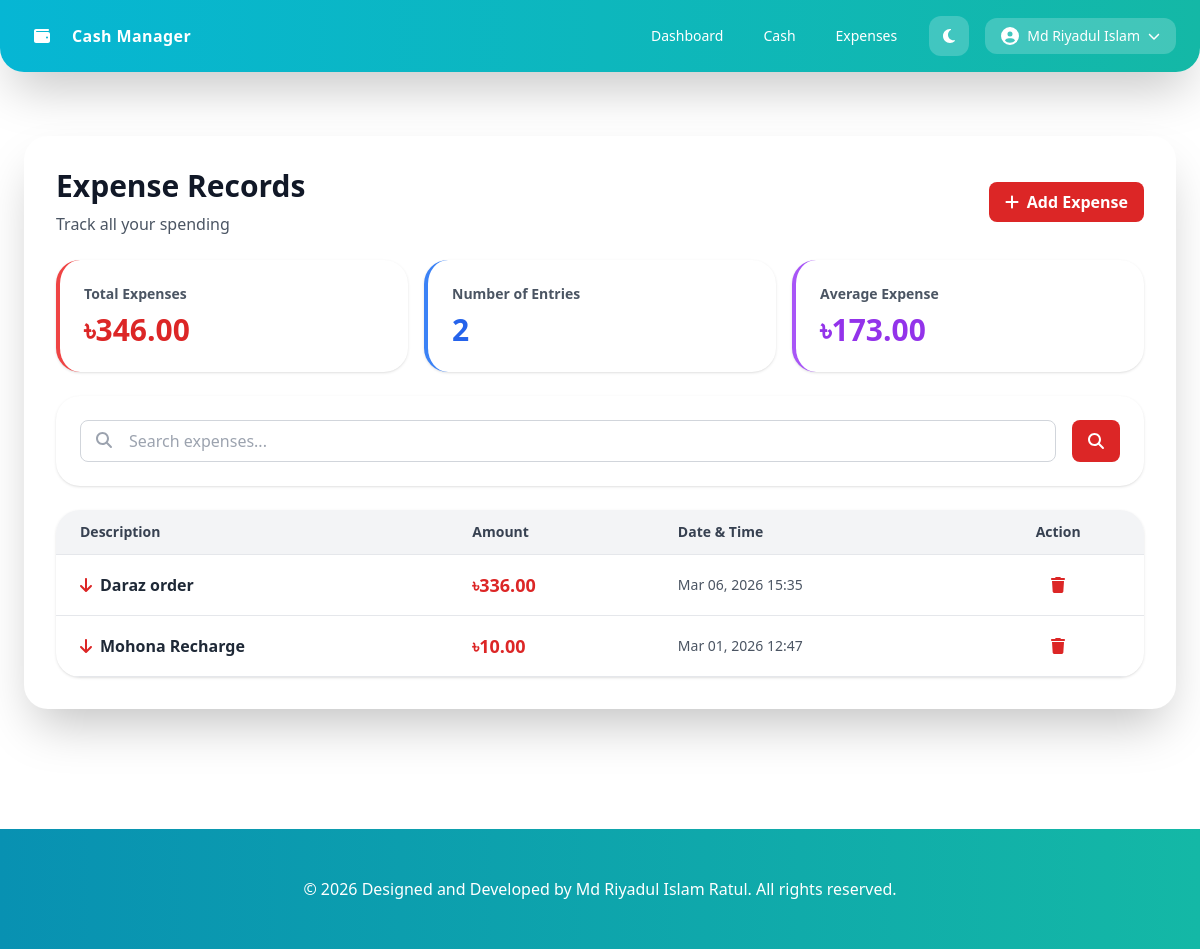
The page /expense-list/ (signed in) on the database its author committed.
### ManageCash/models.py (models this page shows)
class Expense(models.Model):
    user = models.ForeignKey(User, on_delete=models.CASCADE)
    description = models.TextField()
    amount = models.DecimalField(max_digits=10, decimal_places=2)
    datetime = models.DateTimeField(auto_now_add=True)

### ManageCash/views.py (the view)
# urls.py: path('expense-list/', views.expense_list, name='expense_list'),
@login_required(login_url='login')
def expense_list(request):
    expenses = Expense.objects.filter(user=request.user).order_by('-datetime')
    search_query = request.GET.get('q', '')
    if search_query:
        expenses = expenses.filter(description__icontains=search_query)
    total = expenses.aggregate(Sum('amount'))['amount__sum'] or 0
    count = expenses.count()
    average = total / count if count > 0 else 0
    context = {
        'expenses': expenses,
        'search_query': search_query,
        'total': total,
        'average': average,
    }
    return render(request, 'ManageCash/expense_list.html', context)

### ManageCash/context_processors.py (called while the page is built)
def profile_context(request):
    if request.user.is_authenticated:
        try:
            profile = request.user.profile
        except Profile.DoesNotExist:
            profile = Profile.objects.create(user=request.user)
        return {'user_profile': profile}
    return {'user_profile': None}

### ManageCash/models.py (called while the page is built)
    @property
    def has_profile_picture(self):
        return bool(self.profile_picture and hasattr(self.profile_picture, 'url'))

### templates/ManageCash/expense_list.html (shortened to what this page needs)
{% extends 'base.html' %}
{% block content %}
<div class="space-y-6">
    <div class="flex items-center justify-between">
        <div>
            <h1 class="text-3xl font-bold text-gray-900 dark:text-gray-100">Expense Records</h1>
            <p class="text-gray-600 dark:text-gray-300 mt-2">Track all your spending</p>
        </div>
        <a href="{% url 'add_expense' %}" class="bg-red-600 hover:bg-red-700 text-white font-bold py-2 px-4 rounded-lg transition flex items-center">
            <i class="fas fa-plus mr-2"></i>Add Expense
        </a>
    </div>
    <div class="grid grid-cols-1 md:grid-cols-3 gap-4">
        <div class="bg-white dark:bg-gray-800 rounded-3xl shadow p-6 border-l-4 border-red-500 transition-colors">
            <p class="text-gray-600 dark:text-gray-300 text-sm font-semibold">Total Expenses</p>
            <p class="text-3xl font-bold text-red-600 mt-2">৳{{ total|floatformat:2 }}</p>
        </div>
        <div class="bg-white dark:bg-gray-800 rounded-3xl shadow p-6 border-l-4 border-blue-500 transition-colors">
            <p class="text-gray-600 dark:text-gray-300 text-sm font-semibold">Number of Entries</p>
            <p class="text-3xl font-bold text-blue-600 mt-2">{{ expenses|length }}</p>
        </div>
        <div class="bg-white dark:bg-gray-800 rounded-3xl shadow p-6 border-l-4 border-purple-500 transition-colors">
            <p class="text-gray-600 dark:text-gray-300 text-sm font-semibold">Average Expense</p>
            <p class="text-3xl font-bold text-purple-600 mt-2">৳{{ average|floatformat:2 }}</p>
        </div>
    </div>
    <div class="bg-white dark:bg-gray-800 rounded-3xl shadow p-6 transition-colors">
        <form method="GET" class="flex gap-4">
            <div class="flex-1 relative">
                <i class="fas fa-search absolute left-4 top-3 text-gray-400 dark:text-gray-500"></i>
                <input type="text" name="q"
                       class="w-full pl-12 pr-4 py-2 border border-gray-300 dark:border-gray-600 rounded-lg focus:outline-none focus:ring-2 focus:ring-red-500 dark:bg-gray-700 dark:text-gray-100"
                       placeholder="Search expenses..." value="{{ search_query }}">
            </div>
            <button type="submit" class="bg-red-600 hover:bg-red-700 text-white font-bold py-2 px-4 rounded-lg transition flex items-center">
                <i class="fas fa-search"></i>
            </button>
        </form>
    </div>
    <div class="bg-white dark:bg-gray-800 rounded-3xl shadow overflow-hidden transition-colors">
        {% if expenses %}
        <div class="overflow-x-auto">
            <table class="w-full" id="expensesTable">
                <thead class="bg-gray-100 dark:bg-gray-700 border-b">
                    <tr>
                        <th class="px-6 py-3 text-left text-sm font-semibold text-gray-700 dark:text-gray-200">Description</th>
                        <th class="px-6 py-3 text-left text-sm font-semibold text-gray-700 dark:text-gray-200">Amount</th>
                        <th class="px-6 py-3 text-left text-sm font-semibold text-gray-700 dark:text-gray-200">Date & Time</th>
                        <th class="px-6 py-3 text-center text-sm font-semibold text-gray-700 dark:text-gray-200">Action</th>
                    </tr>
                </thead>
                <tbody>
                    {% for expense in expenses %}
                    <tr class="border-b hover:bg-gray-50 dark:hover:bg-gray-700 transition cursor-pointer expense-row"
                        data-description="{{ expense.description }}"
                        data-amount="{{ expense.amount }}"
                        data-date="{{ expense.datetime|date:'M d, Y H:i' }}">
                        <td class="px-6 py-4">
                            <div class="flex items-center space-x-2">
                                <i class="fas fa-arrow-down text-red-600"></i>
                                <span class="font-semibold text-gray-800 dark:text-gray-100">{{ expense.description|truncatewords:5 }}</span>
                            </div>
                        </td>
                        <td class="px-6 py-4">
                            <span class="text-lg font-bold text-red-600">৳{{ expense.amount|floatformat:2 }}</span>
                        </td>
                        <td class="px-6 py-4 text-sm text-gray-600 dark:text-gray-300">
                            {{ expense.datetime|date:"M d, Y H:i" }}
                        </td>
                        <td class="px-6 py-4 text-center">
                            <a href="{% url 'delete_expense' expense.pk %}" class="text-red-600 hover:text-red-800 font-semibold transition">
                                <i class="fas fa-trash"></i>
                            </a>
                        </td>
                    </tr>
                    {% endfor %}
                </tbody>
            </table>
        </div>
        {% endif %}
    </div>
</div>
{% endblock %}

### templates/base.html (shortened to what this page needs)
<!DOCTYPE html>
<html lang="en" id="htmlRoot">
<head>
<script src="https://cdn.tailwindcss.com"></script>
</head>
<body>
<header id="header" class="shadow-2xl px-6 py-4 rounded-b-3xl">
  <div class="max-w-7xl mx-auto flex justify-between items-center">
    <a href="{% url 'dashboard' %}" class="flex items-center gap-3">
      <div class="w-9 h-9 flex items-center justify-center rounded-xl">
        <i class="fas fa-wallet text-white"></i>
      </div>
      <span class="font-bold tracking-wide text-white">Cash Manager</span>
    </a>
    <div class="flex items-center gap-4">
      <nav class="hidden md:flex gap-2">
        <a href="{% url 'dashboard' %}" class="px-4 py-2 rounded-xl text-sm text-white">Dashboard</a>
        <a href="{% url 'cash_list' %}" class="px-4 py-2 rounded-xl text-sm text-white">Cash</a>
        <a href="{% url 'expense_list' %}" class="px-4 py-2 rounded-xl text-sm text-white">Expenses</a>
      </nav>
      <button id="themeBtn" class="w-10 h-10 rounded-xl flex items-center justify-center bg-white/20">
        <i id="themeIcon" class="fas fa-moon text-white"></i>
      </button>
      <details class="relative">
        <summary class="list-none cursor-pointer flex items-center gap-2 px-4 py-2 rounded-xl bg-white/20">
          {% if user_profile.has_profile_picture %}
            <img src="{{ user_profile.profile_picture.url }}" alt="Profile" class="w-6 h-6 rounded-full object-cover">
          {% else %}
            <i class="fas fa-user-circle text-white text-lg"></i>
          {% endif %}
          <span class="text-sm text-white">{{ user.first_name|default:user.username }}</span>
          <i class="fas fa-chevron-down text-xs text-white"></i>
        </summary>
      </details>
    </div>
  </div>
</header>
<main class="max-w-7xl mx-auto px-6 py-10">
  <div id="contentCard" class="card p-8 rounded-3xl shadow-2xl">
    {% block content %}{% endblock %}
  </div>
</main>
<footer id="footer" class="mt-20 px-6 py-12 text-white text-center">
  © 2026 Designed and Developed by Md Riyadul Islam Ratul. All rights reserved.
</footer>
</body>
</html>

### templates/base.html (style rules this page uses)
body, header, footer, .card, .message { transition: all 0.5s ease; }

### rows shown on the page
Expense: description "Daraz order", amount "336.00", datetime "Mar 06, 2026 15:35"
Expense: description "Mohona Recharge", amount "10.00", datetime "Mar 01, 2026 12:47"

### other values the page prints
{{ user.first_name|default:user.username }} "Md Riyadul Islam"
{{ total|floatformat:2 }} "346.00"
{{ expenses|length }} "2"
{{ average|floatformat:2 }} "173.00"
